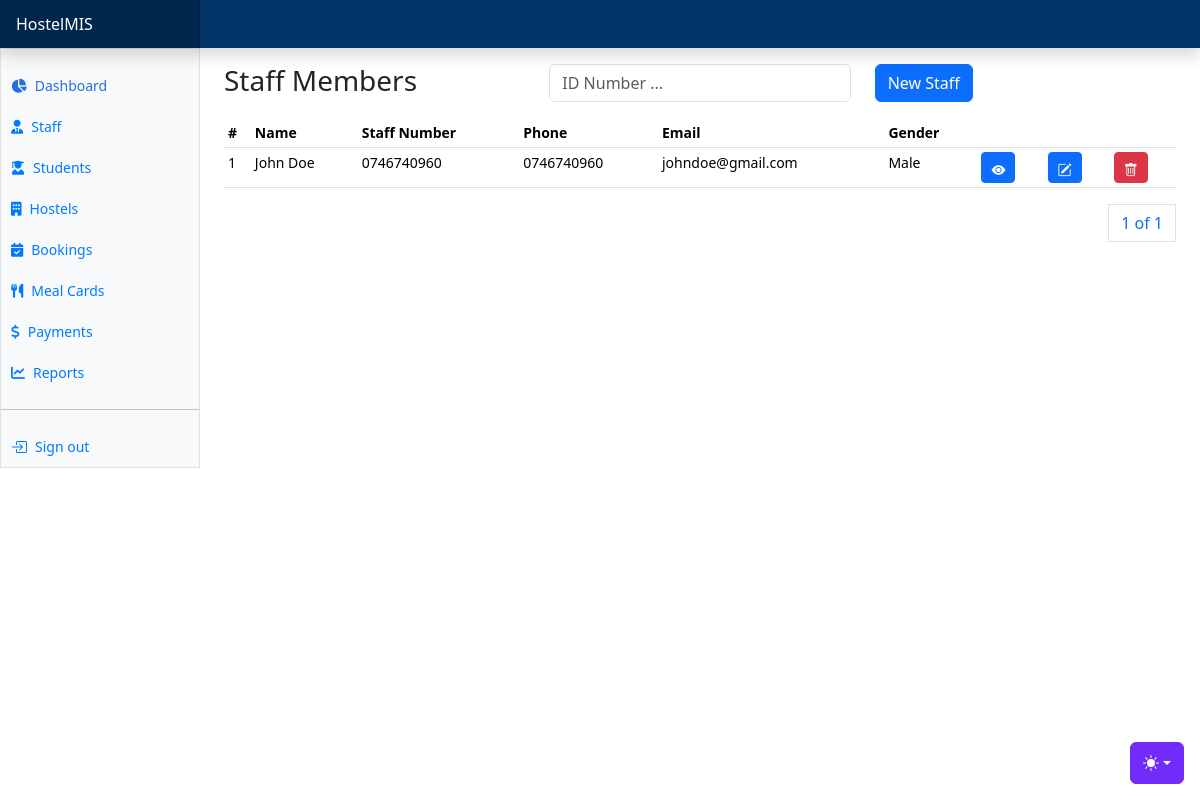
Page /staff/ on the committed database.
### apps/staff/models.py (models this page shows, shortened)
class Staff(AbsoluteBaseModel):
    user = models.OneToOneField("users.User", on_delete=models.CASCADE)
    staff_number = models.CharField(max_length=255)
    department = models.ForeignKey(Department, on_delete=models.CASCADE)

### apps/users/models.py (models this page shows, shortened)
class User(AbstractUser, AbsoluteBaseModel):
    role = models.ForeignKey(UserRole, on_delete=models.CASCADE, null=True)
    gender = models.CharField(max_length=10, choices=GENDER_CHOICES)
    phone_number = models.CharField(max_length=255)
    address = models.CharField(max_length=255, null=True)
    city = models.CharField(max_length=255, null=True)
    country = models.CharField(max_length=255, null=True)
    date_of_birth = models.DateField(default="1999-10-10")
    def name(self):
        return f"{self.first_name} {self.last_name}"

### apps/staff/views.py (the view)
# urls.py: path("staff/", include("apps.staff.urls")),
def staff(request):
    staff = Staff.objects.all().order_by("-created_on")
    paginator = Paginator(staff, 10)
    page_number = request.GET.get("page")
    page_obj = paginator.get_page(page_number)
    user_roles = UserRole.objects.exclude(name__in=["Student", "Admin"]).all()
    departments = Department.objects.all()
    context = {
        "page_obj": page_obj,
        "user_roles": user_roles,
        "departments": departments,
    }
    return render(request, "staff/staff.html", context)

### apps/core/models.py (called while the page is built)
    def __str__(self):
        return self.name

### templates/staff/staff.html (shortened to what this page needs)
{% extends "base.html" %}
{% block content %}
<div class="row">
    <div class="col">
        <h3>Staff Members</h3>
    </div>
    <div class="col">
      <form method="POST">
        <div class="input-group mb-3">
            <div class="col">
              <input type="text" class="form-control" name="search_text" id="search_text" placeholder="ID Number ...">
            </div>
          </div>
      </form>
    </div>
    <div class="col">
      <button class="btn btn-primary" data-bs-toggle="modal" data-bs-target="#newStaffModal">New Staff</button>
    </div>
</div>
      <div class="table-responsive small">
        <table class="table table-sm">
          <thead>
            <tr>
              <th scope="col">#</th>
              <th scope="col">Name</th>
              <th scope="col">Staff Number</th>
              <th scope="col">Phone</th>
              <th scope="col">Email</th>
              <th scope="col">Gender</th>
              <th scope="col" colspan="3"></th>
            </tr>
          </thead>
          <tbody>
            {% for staff in page_obj %}
            <tr>
              <td>{{staff.id}}</td>
              <td>{{staff.user.name}}</td>
              <td>{{staff.staff_number}}</td>
              <td>{{staff.user.phone_number}}</td>
              <td>{{staff.user.email}}</td>
              <td>{{staff.user.gender}}</td>
              <td>
                <a href="" class="btn btn-primary btn-sm"><i class="bi bi-eye-fill"></i></a>
              </td>
              <td><a class="btn btn-primary btn-sm" data-bs-toggle="modal" data-bs-target="#editStaffModal{{ staff.id }}">
                <i class="bi bi-pencil-square"></i>
              </a></td>
              <td><a class="btn btn-danger btn-sm" data-bs-toggle="modal" data-bs-target="#deleteStaffModal{{ staff.id }}">
                <i class="bi bi-trash"></i>
              </a></td>
            </tr>
            {% endfor %}
          </tbody>
        </table>
        <div>
          <nav aria-label="Page navigation example">
            <ul class="pagination justify-content-end">
              <a class="page-link" href="#">{{ page_obj.number }} of {{ page_obj.paginator.num_pages }}</a>
            </ul>
          </nav>
        </div>
      </div>
{% endblock content %}

### static/dashboard.css (style rules this page uses)
.bi { display: inline-block; width: 1rem; height: 1rem; }

### templates/base.html (style rules this page uses)
.bi { vertical-align: -.125em; fill: currentColor; }

### rows in the picture
Staff: id "1", user.name "John Doe", staff_number "0746740960", user.phone_number "0746740960", user.email "johndoe@gmail.com", user.gender "Male"

### other values in the picture
{{ page_obj.number }} "1"
{{ page_obj.paginator.num_pages }} "1"
